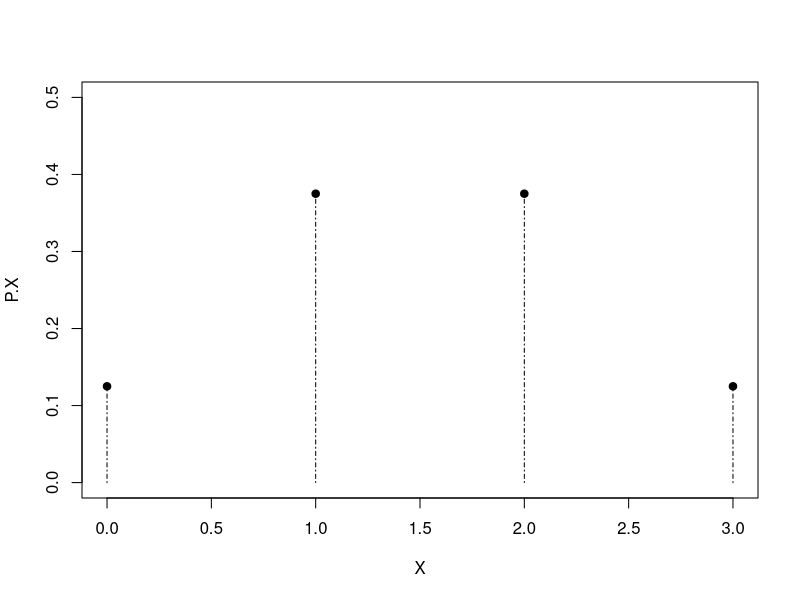
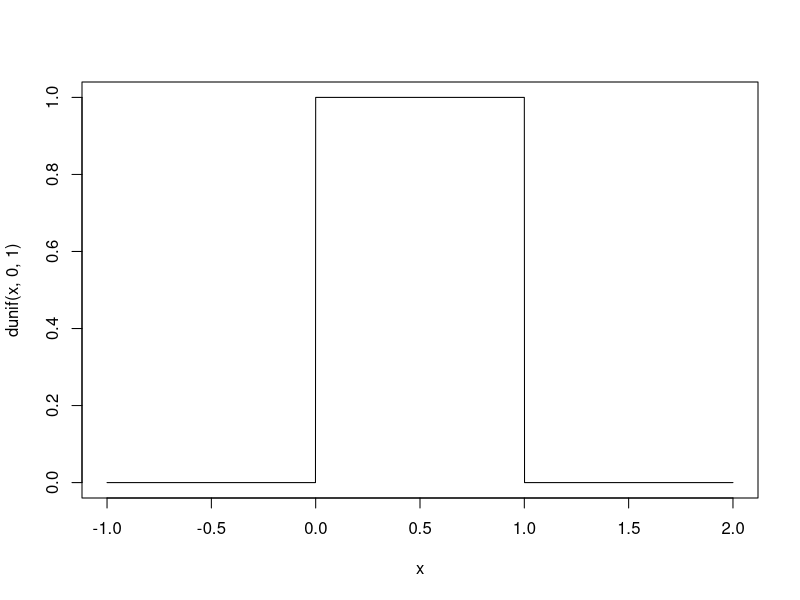

The R script that drew these images, in order:
library("MASS")

#이산형 확률변수 X의 값
X <- 0:3
#확률변수 X의 확률
P.X <- c(1/8, 3/8, 3/8, 1/8)
#이산형 확률분포 그래프; lty는 확률의 높이를 점선으로 표시, ylim()은 y축의 범위를 말함
plot(X, P.X, type = "h", lty=4, ylim=c(0,0.5))
points(X, P.X, pch=19)


#연속형 확률분포 x의 범위 설정
x <- seq(-1, 2, 0.001)
#pdf의 균등분포 dunif(), type="l"에서 l은 line이다. 
plot(x, dunif(x, 0, 1), type="l")


#연속형 확률변수의 확률 계산
#확률밀도함수(pdf)생성: function(x)
f <- function(x) ifelse(x>0 & x<1, 1, 0) # pdf값은 0<x<1이면 1, 아니면 0
result <- integrate(f, 0.4, 0.7) #주어진 구간에서 적분(integrate())
result $ value #확률


#X, Y의 결합확률분포
X.value <- c(1, 3)
Y.value <- 0:2
prob <- c(1/4, 1/12, 0, 1/3, 1/4, 1/12)
prob.mat <- matrix(prob, length(X.value)) #matrix(값, 행의개수, 열의개수):확률을 행렬로 저장
rownames(prob.mat) <- X.value
colnames(prob.mat) <- Y.value
prob.mat


#X의 주변확률분포
X.marginal <- apply(prob.mat, 1, sum)
fractions(X.marginal)

#X의 기댓값
E.X <- sum(X.value * X.marginal)
E.X 
